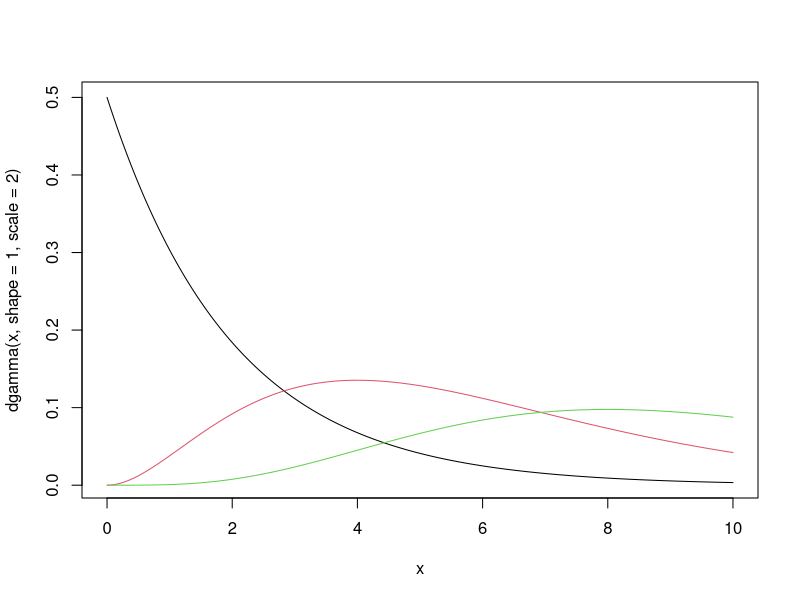
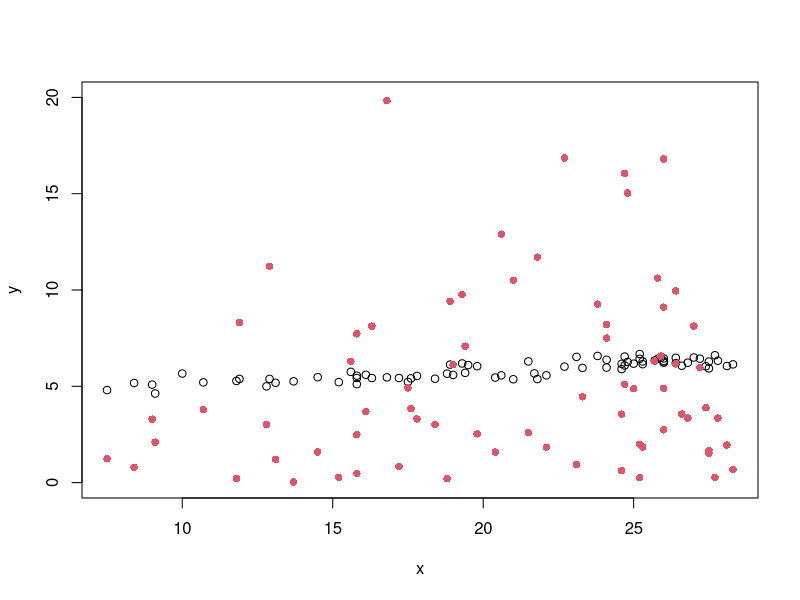

The R source for these figures, in order:
# Exponential-Dispersions-Familien
# Dichtefunktion/ Wahrschienlichkeitsfunktion
# Der Form -> 
# f(y) = c(y, phi)*exp((y*Teta-A(Teta))/phi)
# Bsp.  Binomialverteilung n fest, p
#       Normalverteilung mue, sigma^2
#       Exponentialverteilung gamma
#       Poinsonverteilung
#       X^2-Verteilung
# Schlecht -> Gleichverteilung
# X^2-Verteilung als Spezialfall einer Gammerverteilung
# f(y) = 1/(S^a*T(a))*y^(a-1)*exp(-y/S)     | y > 0
# exp(-y/s+(a+1)*log(y)-a*log(s)-log(T(a)))
# Gesucht Teta und Phi
# exp((y*Teta)/phi - A(Teta)/phi) * c(y, phi)

# phi = 1/a
# Teta = 1/(a*S)

# exp((y*(-1/(a*S)))/(1/a) + a*log(S))*y^(a-1)/T(a)
# ...
# (a^a*y^(a-1))/T(a)*exp((y*(-1/(a*S))^(1/a)-log(a*S))/(1/a))

# A(Teta) = log(a*S) = log(-(1/Teta)) = -log(-Teta)
# c(y, phi) = a^a/T(a)*y^(a-1)

# Momente der Gammerverteilung 
# mue = EW(y) = A'(Teta) = -(1/-Teta)*(-1) = -1/Teta = a * S
# Var(Y) = phi*A''(Teta) = 1/a+ 1/Teta^2 = 1/a * a^2*s^2 = a* s^2
# Varianzfunktion v(mue) = mue^2
# Var(Y) = phi*mue^2

### Gammerverteilung
# Vorher beschriebenes in R
?rgamma

x = seq(0,10,0.01)
plot(x, dgamma(x, shape=1, scale=2), type="l")
points(x, dgamma(x, shape=3, scale=2), type="l", col = 2)
points(x, dgamma(x, shape=5, scale=2), type="l", col = 3)
# Jetzt kommt der Polinomiale Anteil zum Tragen 
# -> verschiebt die Kurve aendert das Maximum -> deswegen shape
# Verteilung ist Schief ergibt sich natuerlich aus der unteren Grenze null

# geometrische Verteilung
#   unabhaengige identische Versuche mit Erfolgswahrscheinlichkeit p
#   Wartezeit bis zum 1. Erfolg
# Wertebereich: {1,2,3, ...}
# P(Y=k) = (1-p)^(k-1)*p
# P(Y=1) = p
# P(Y=2) = (1-p)*p
# Spezialfall einer negativen Binomialverteilung
#   - Variante 1: Anzahl der Versuche bis zum r-ten Erfolg
#   - Variante 2: Anzahl der Misserfolgebis zum r-ten Erfolg
# P(Y=k) = (k+r-1) ueber k (1-p)^k*p = (k+r-1)!/(k!(r-1)!)*(1-p)^k*p
# Verallgemeinerung: r nicht notwendig element Natuerlicher Zahlen sondern r elem Reelen Zahlen
# -> P(Y=k) = (T(k+r)/(T(r)*k!))*(1-p)^k*p T ^= Gamma >.>
# r fest, bekannt
# = T(y+r)/(T(r)*y!)*(1-p)^y*p = T(y+r)/(T(r)*y!) exp(y*log(1-p) + r*log(p))
# Teta = log(1-p)
# exp(Teta) = 1-p
# p = 1 - exp(Teta)
# A(Teta) = -r*log(p) = -r*log(1-exp(Teta))
# Erwartungwert: 
#   mue = EW(Y) = A'(Teta) = -r * (1/(1-exp(Teta)) * (-exp(Teta)) = r * (exp(Teta)/(1 - exp(Teta))))
# umkehrung = log(mue/(mue+r)) = Teta
# mue = r*(1-p)/p

#Zweite Ableitung
# Var = A''(Teta) = r * (exp(Teta)*(1-exp(Teta))-exp(Teta)*(-exp(Teta)))/(1-exp(Teta))^2 = r*exp(Teta)/(1-exp(Teta))^2
# Var(Y) = mue + mue^2/r > mue diskrete Verteilung mit Varianz groesser als bei Poissonverteilung
# neg Binomialverteilung fuer Situationen mit groesserer Variablitaet

# Beispiel Bodenatmung
# y_i = log( Bodenatmung)
# x_i = Temperatur
# bisher:
# EW(y_i) = beta_0 +betat_1*x_i =mue_i      < Y_i = N(mue, sigma^2)
# jetzt:
# Y_i ~ Gammerverteilung mit geeingetem Erwartungswert und geeigneter Varianz
# T(S_i, a)

soil.data <- read.csv("soilrespiration1.csv", sep=";")

x <- soil.data$temp
y <-log(soil.data$resp)

b0 = 4.3
b1 = 0.075
sigma = sqrt(0.07)
means = b0+b1*x
y.sim = rnorm(76, mean=means, sd=sigma)

y.simgamma = rgamma(76, shape= 1, scale= means)

plot(x,y, ylim=c(0,20))
points(x,y.simgamma, pch = 16, col = 2)
# wir gucken nur auf den Erwartungswert und ignorieren a
# EW(y_i) = beta_0 +betat_1*x_i = a * s_i
# Var(Y_i) = a*s_i^2
# Varianz der Gammerverteilung stimmt fuer mittleres x_i mit der vorherigen Varianz der Normalverteilung ueberein
# x_i = 17.5
b0+b1*17.5
# mue_i = beta_0 +betat_1*x_i = 5.6125 = a * s_i
# Var(Y_i) = 0.07 = a * S_i^2
# s_i = (a * s_i^2) / (a * s_i) = 0.07/5.6125
# a = 5.6125 / s_i
s_i = 0.07 / 5.6125
a = 5.6125 / s_i

# scale = mue_i/a
y.simgamma = rgamma(76, shape= a, scale= means)
points(x,y.simgamma, pch = 16, col = 5)
